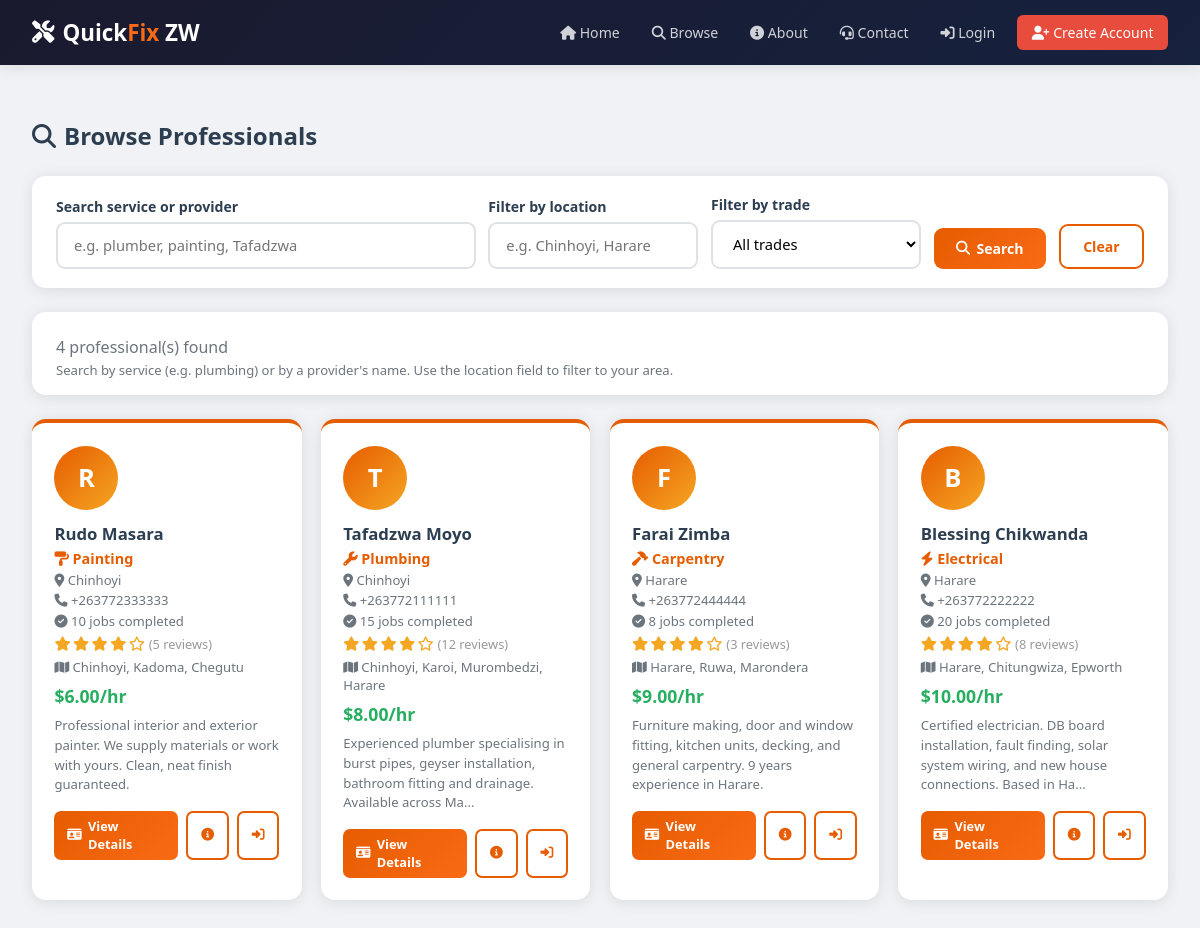
Screenshot of /browse.php with the database file from the repository.
### tables this page shows
CREATE TABLE IF NOT EXISTS professional_profiles (
    profile_id       INT AUTO_INCREMENT PRIMARY KEY,
    user_id          INT UNIQUE NOT NULL,
    trade            ENUM('Plumbing','Electrical','Painting','Carpentry','Tiling','Roofing','Welding','Landscaping','General Handyman') NOT NULL,
    bio              TEXT,
    years_experience INT DEFAULT 0,
    hourly_rate      DECIMAL(10,2) DEFAULT 5.00,
    rating_avg       DECIMAL(3,2) DEFAULT 0.00,
    total_reviews    INT DEFAULT 0,
    jobs_completed   INT DEFAULT 0,
    is_available     TINYINT DEFAULT 1,
    service_area     VARCHAR(200),
    FOREIGN KEY (user_id) REFERENCES users(user_id) ON DELETE CASCADE
);

CREATE TABLE IF NOT EXISTS users (
    user_id       INT AUTO_INCREMENT PRIMARY KEY,
    full_name     VARCHAR(100) NOT NULL,
    email         VARCHAR(100) UNIQUE NOT NULL,
    password_hash VARCHAR(255) NOT NULL,
    phone         VARCHAR(20),
    role          ENUM('client','professional','admin') NOT NULL,
    national_id   VARCHAR(30) DEFAULT NULL,
    verified      TINYINT DEFAULT 0,
    location      VARCHAR(100) DEFAULT NULL,
    created_at    TIMESTAMP DEFAULT CURRENT_TIMESTAMP
);

### browse.php (the view, shortened to what this page needs)
<?php
require_once 'includes/db.php';
require_once 'includes/functions.php';
$canBook = isset($_SESSION['role']) && $_SESSION['role'] === 'client';
$q     = trim($_GET['q'] ?? '');
$loc   = trim($_GET['loc'] ?? '');
$perPage = 12;
$currentPage = max(1, (int)($_GET['page'] ?? 1));
$where = " WHERE u.verified=1 AND pp.is_available=1";
$params = [];
$countStmt = $pdo->prepare("SELECT COUNT(*) FROM professional_profiles pp JOIN users u ON pp.user_id=u.user_id".$where);
$countStmt->execute($params);
$totalPros = (int)$countStmt->fetchColumn();
$pagination = paginationData($totalPros, $perPage, $currentPage);
$query = "SELECT u.*,pp.* FROM professional_profiles pp JOIN users u ON pp.user_id=u.user_id".$where." ORDER BY pp.rating_avg DESC, pp.jobs_completed DESC LIMIT ".$perPage." OFFSET ".$pagination['offset'];
$stmt = $pdo->prepare($query);
$stmt->execute($params);
$pros = $stmt->fetchAll();
?>
<!DOCTYPE html><html lang="en"><head>
<link rel="stylesheet" href="<?= BASE_URL ?>/css/style.css">
<link rel="stylesheet" href="https://cdnjs.cloudflare.com/ajax/libs/font-awesome/6.5.2/css/all.min.css">
</head><body>
<?php include 'includes/navbar.php'; ?>
<div class="container"><br>
<div class="page-title"><?=icon('magnifying-glass')?> Browse Professionals</div>
<div class="search-bar">
  <form method="GET" style="display:flex;gap:0.8rem;flex-wrap:wrap;width:100%;align-items:flex-end">
    <div class="form-group" style="margin:0;flex:2;min-width:220px">
      <label class="form-label">Search service or provider</label>
      <input type="text" name="q" class="form-control" placeholder="e.g. plumber, painting, Tafadzwa" value="<?=htmlspecialchars($q)?>">
    </div>
    <div class="form-group" style="margin:0;flex:1;min-width:160px">
      <label class="form-label">Filter by location</label>
      <input type="text" name="loc" class="form-control" placeholder="e.g. Chinhoyi, Harare" value="<?=htmlspecialchars($loc)?>">
    </div>
    <div class="form-group" style="margin:0;flex:1;min-width:160px">
      <label class="form-label">Filter by trade</label>
      <select name="trade" class="form-select">
        <option value="">All trades</option>
      </select>
    </div>
    <button type="submit" class="btn btn-primary" style="margin-bottom:0"><?=icon('magnifying-glass')?> Search</button>
    <a href="<?= BASE_URL ?>/browse.php" class="btn btn-outline" style="margin-bottom:0">Clear</a>
  </form>
</div>
<div class="section-card" style="padding-bottom:1rem">
  <p style="color:var(--gray)">
    <?=$totalPros?> professional(s) found
  </p>
  <p class="metric-note">Search by service (e.g. plumbing) or by a provider's name. Use the location field to filter to your area.</p>
</div>
<div class="card-grid" style="grid-template-columns:repeat(auto-fill,minmax(260px,1fr))">
<?php foreach($pros as $p): ?>
  <div class="pro-card">
    <div class="pro-avatar"><?=strtoupper(substr($p['full_name'],0,1))?></div>
    <div class="pro-name"><?=htmlspecialchars($p['full_name'])?></div>
    <div class="pro-trade"><?=tradeIcon($p['trade'])?> <?=$p['trade']?></div>
    <div class="pro-meta"><?=icon('location-dot')?> <?=htmlspecialchars($p['location'] ?: 'Zimbabwe')?></div>
    <div class="pro-meta"><?=icon('phone')?> <?=htmlspecialchars($p['phone'] ?: 'Not shared publicly')?></div>
    <div class="pro-meta"><?=icon('circle-check')?> <?=$p['jobs_completed']?> jobs completed</div>
    <div style="margin:0.3rem 0;font-size:0.9rem"><?=stars($p['rating_avg'])?> <span style="color:#999;font-size:0.8rem">(<?=$p['total_reviews']?> reviews)</span></div>
    <?php if($p['service_area']): ?><div class="pro-meta"><?=icon('map')?> <?=htmlspecialchars($p['service_area'])?></div><?php endif; ?>
    <div class="pro-rate">$<?=number_format($p['hourly_rate'],2)?>/hr</div>
    <div style="margin-top:0.3rem;font-size:0.82rem;color:var(--gray);line-height:1.5"><?=htmlspecialchars(substr((string)$p['bio'],0,120))?><?=strlen((string)$p['bio']) > 120 ? '...' : ''?></div>
    <div style="display:flex;gap:0.5rem;margin-top:1rem">
      <?php if($canBook): ?>
        <button type="button" onclick="openBook(<?=$p['user_id']?>,'<?=htmlspecialchars($p['full_name'], ENT_QUOTES)?>',<?=$p['hourly_rate']?>)" class="btn btn-primary btn-sm" style="flex:1"><?=icon('calendar-plus')?> Book Now</button>
      <?php else: ?>
        <a href="<?= BASE_URL ?>/provider.php?id=<?=$p['user_id']?>" class="btn btn-primary btn-sm" style="flex:1"><?=icon('id-card')?> View Details</a>
      <?php endif; ?>
      <a href="<?= BASE_URL ?>/provider.php?id=<?=$p['user_id']?>" class="btn btn-outline btn-sm"><?=icon('circle-info')?></a>
      <?php if($canBook): ?>
        <a href="<?= BASE_URL ?>/messages.php?with=<?=$p['user_id']?>" class="btn btn-outline btn-sm"><?=icon('comments')?></a>
      <?php else: ?>
        <a href="<?= BASE_URL ?>/login.php" class="btn btn-outline btn-sm"><?=icon('right-to-bracket')?></a>
      <?php endif; ?>
    </div>
  </div>
<?php endforeach; ?>
</div>
</div>
</body></html>

### includes/functions.php (shortened to what this page needs)
<?php
function icon($name, $label=''){
    $labelAttr = $label !== '' ? ' aria-label="'.htmlspecialchars($label, ENT_QUOTES).'"' : ' aria-hidden="true"';
    return '<i class="fa-solid fa-'.$name.'"'.$labelAttr.'></i>';
}
function stars($r){
    $o = '';
    for($i = 1; $i <= 5; $i++){
        $o .= $i <= $r ? '<i class="fa-solid fa-star" aria-hidden="true"></i>' : '<i class="fa-regular fa-star" aria-hidden="true"></i>';
    }
    return '<span class="star-rating" aria-label="Rating '.number_format((float)$r, 1).' out of 5">'.$o.'</span>';
}
function tradeIcon($t){
    return match($t){
        'Plumbing' => icon('wrench'),
        'Electrical' => icon('bolt'),
        'Painting' => icon('paint-roller'),
        'Carpentry' => icon('hammer'),
        'Tiling' => icon('border-all'),
        'Roofing' => icon('house'),
        'Welding' => icon('fire-flame-curved'),
        'Landscaping' => icon('leaf'),
        default => icon('screwdriver-wrench')
    };
}
function paginationData($totalItems, $perPage, $currentPage){
    $totalPages = max(1, (int)ceil($totalItems / max(1, $perPage)));
    $page = min(max(1, $currentPage), $totalPages);
    return [
        'page' => $page,
        'total_pages' => $totalPages,
        'offset' => ($page - 1) * $perPage
    ];
}
?>

### css/style.css (style rules this page uses)
:root { --primary: #e65c00; --primary-light: #f96a15; --primary-dark: #c44d00; --secondary: #1a1a2e; --secondary-light: #16213e; --accent: #f5a623; --success: #27ae60; --danger: #e74c3c; --warning: #f39c12; --info: #2980b9; --light: #f8f9fa; --white: #ffffff; --gray: #6c757d; --dark: #2c3e50; --border: #dee2e6; --shadow: 0 2px 15px rgba(0,0,0,0.1); --shadow-lg: 0 8px 30px rgba(0,0,0,0.15); }
* { margin:0; padding:0; box-sizing:border-box; }
body { font-family:'Segoe UI',Tahoma,Geneva,Verdana,sans-serif; background:#f0f2f5; color:var(--dark); }
a { text-decoration:none; color:inherit; }
.fa-solid, .fa-regular { line-height:1; }
.star-rating { color:var(--accent); display:inline-flex; gap:0.15rem; }
.container { max-width:1200px; margin:0 auto; padding:2rem; }
.card-grid { display:grid; grid-template-columns:repeat(auto-fit,minmax(240px,1fr)); gap:1.2rem; margin:1.5rem 0; }
.pro-card { background:white; border-radius:14px; padding:1.4rem; box-shadow:var(--shadow); transition:transform 0.2s,box-shadow 0.2s; border-top:4px solid var(--primary); }
.pro-avatar { width:64px; height:64px; border-radius:50%; background:linear-gradient(135deg,var(--primary),var(--accent)); display:flex; align-items:center; justify-content:center; font-size:1.6rem; color:white; font-weight:700; margin-bottom:0.8rem; }
.pro-name { font-size:1.05rem; font-weight:700; color:var(--dark); }
.pro-trade { color:var(--primary); font-weight:600; font-size:0.9rem; margin:0.2rem 0; }
.pro-meta { color:var(--gray); font-size:0.82rem; margin:0.15rem 0; }
.pro-rate { font-size:1.1rem; font-weight:700; color:var(--success); margin:0.5rem 0; }
.form-group { margin-bottom:1.1rem; }
.form-label { display:block; margin-bottom:0.35rem; font-weight:600; font-size:0.88rem; color:var(--dark); }
.form-control { width:100%; padding:0.72rem 1rem; border:2px solid var(--border); border-radius:9px; font-size:0.92rem; transition:border-color 0.2s; font-family:inherit; }
.form-select { width:100%; padding:0.72rem 1rem; border:2px solid var(--border); border-radius:9px; font-size:0.92rem; background:white; font-family:inherit; }
.btn { padding:0.68rem 1.4rem; border:none; border-radius:9px; cursor:pointer; font-size:0.88rem; font-weight:600; transition:all 0.2s; display:inline-flex; align-items:center; gap:0.4rem; font-family:inherit; }
.btn-primary { background:linear-gradient(135deg,var(--primary),var(--primary-light)); color:white; }
.btn-outline { background:transparent; border:2px solid var(--primary); color:var(--primary); }
.btn-sm { padding:0.4rem 0.8rem; font-size:0.8rem; border-radius:7px; }
.page-title { font-size:1.5rem; font-weight:700; color:var(--dark); margin-bottom:1.5rem; display:flex; align-items:center; gap:0.5rem; }
.search-bar { background:white; border-radius:14px; padding:1.2rem 1.5rem; box-shadow:var(--shadow); margin-bottom:1.5rem; display:flex; gap:0.8rem; flex-wrap:wrap; align-items:flex-end; }
.section-card { background:white; border-radius:14px; box-shadow:var(--shadow); padding:1.5rem; margin-bottom:1.5rem; }
.metric-note { color:var(--gray); font-size:0.82rem; margin-top:0.2rem; }

### rows the page displays
professional_profiles: user.full_name "R", user.full_name "Rudo Masara", trade "Painting", user.location "Chinhoyi", user.phone "+263772333333", jobs_completed "10", total_reviews "5", service_area "Chinhoyi, Kadoma, Chegutu", hourly_rate "6.00", bio "Professional interior and exterior painter. We supply materials or work with yours. Clean, neat finish guaranteed."
professional_profiles: user.full_name "T", user.full_name "Tafadzwa Moyo", trade "Plumbing", user.location "Chinhoyi", user.phone "+263772111111", jobs_completed "15", total_reviews "12", service_area "Chinhoyi, Karoi, Murombedzi, Harare", hourly_rate "8.00", bio "Experienced plumber specialising in burst pipes, geyser installation, bathroom fitting and drainage. Available across Ma"
professional_profiles: user.full_name "F", user.full_name "Farai Zimba", trade "Carpentry", user.location "Harare", user.phone "+263772444444", jobs_completed "8", total_reviews "3", service_area "Harare, Ruwa, Marondera", hourly_rate "9.00", bio "Furniture making, door and window fitting, kitchen units, decking, and general carpentry. 9 years experience in Harare."
professional_profiles: user.full_name "B", user.full_name "Blessing Chikwanda", trade "Electrical", user.location "Harare", user.phone "+263772222222", jobs_completed "20", total_reviews "8", service_area "Harare, Chitungwiza, Epworth", hourly_rate "10.00", bio "Certified electrician. DB board installation, fault finding, solar system wiring, and new house connections. Based in Ha"

### other values shown
$totalPros "4"
